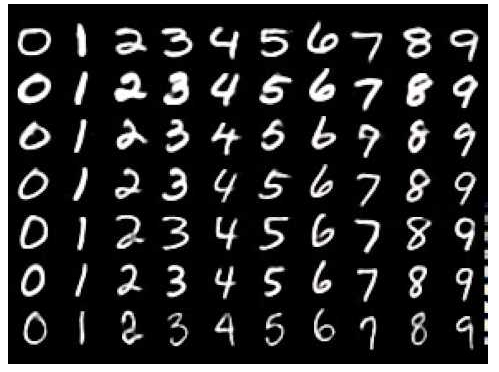
#> input picture train2.png, 499 x 372 px
$ python training_data.py
#> lines starting #> are read from the running program, lines starting #| are printed output that depends on the picture; after the words box and inside, x2 and y2 are one past the last pixel; in counts of white or black regions, pixels touching at a corner belong together
import cv2
import numpy as np
import sys

im=cv2.imread('train2.png')
#> im is the input picture: shape (372, 499, 3); mean B, G, R 46.6, 46.6, 46.6
im3= im.copy()
gray=cv2.cvtColor(im,cv2.COLOR_BGR2GRAY)
blur=cv2.GaussianBlur(gray,(5,5),0)
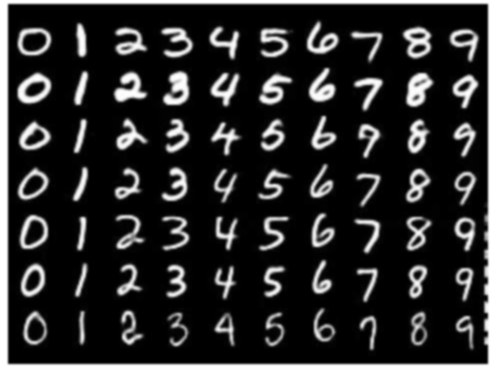
#> blur: shape (372, 499); min 0, max 255, mean 46.6
thresh= cv2.adaptiveThreshold(blur,255,1,1,11,2)
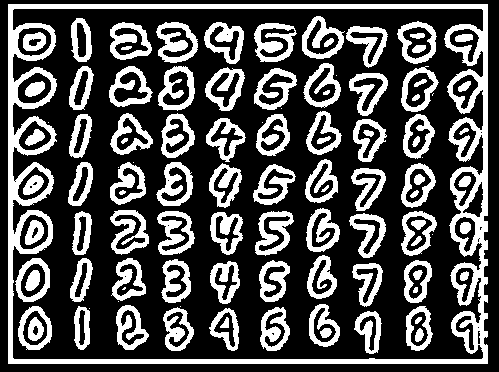
#> thresh: shape (372, 499); 31.6% white; 108 white regions (13 under 20 px)

contours, hierarchy=cv2.findContours(thresh,cv2.RETR_LIST,cv2.CHAIN_APPROX_SIMPLE)
#> contours = 202 contours, 36 with area under 20; largest, box (x1, y1, x2, y2) and area: (8, 4, 488, 364) 171648, (12, 8, 484, 360) 151418, (254, 23, 297, 62) 1272, (156, 22, 198, 63) 1228, (397, 21, 437, 64) 1224

samples=np.empty((0,100),np.float32)
responses=[]

keys=[i for i in range(48,58)]

for cnt in contours:

    if cv2.contourArea(cnt)>50:
        [x,y,w,h]=cv2.boundingRect(cnt)

        if h>28:

            cv2.rectangle(im,(x,y),(x+w,y+h),(0,0,255),2)
            roi= thresh[y:y+h,x:x+w]
            roismall=cv2.resize(roi,(10,10))
            cv2.imshow('norm',im)
            key=cv2.waitKey(0)


            if key==27:
                sys.exit()
#> (the program exits here)

$ run again, with test2.png copied over train2.png
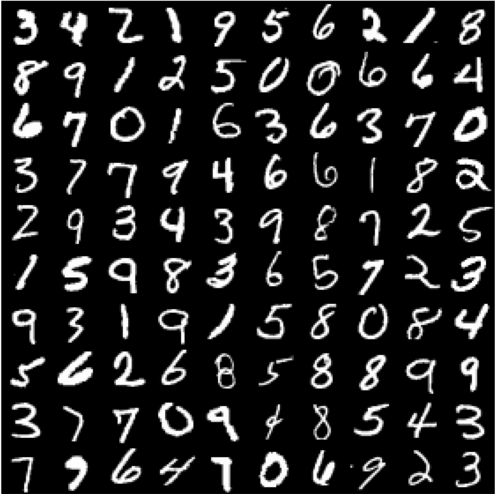
#> input picture test2.png, 495 x 494 px
#> im is the input picture: shape (494, 495, 3); mean B, G, R 34.3, 34.3, 34.3
#> `blur=cv2.GaussianBlur(gray,(5,5),0)`:
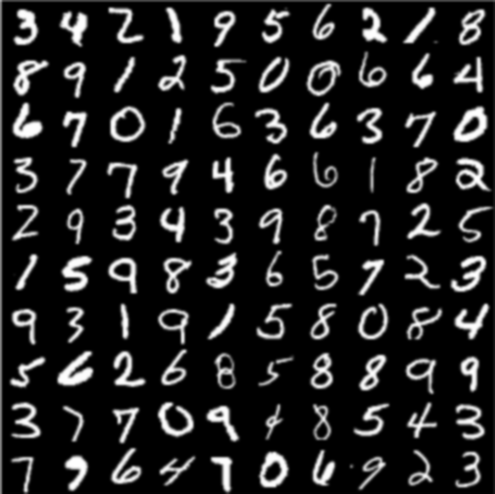
#> blur: shape (494, 495); min 0, max 255, mean 34
#> `thresh= cv2.adaptiveThreshold(blur,255,1,1,11,2)`:
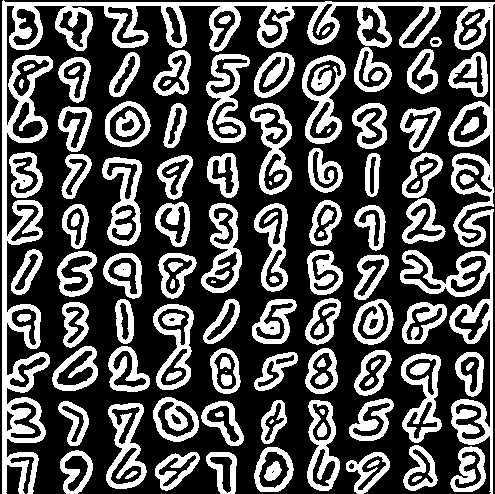
#> thresh: shape (494, 495); 33.6% white; 118 white regions (5 under 20 px)
#> contours = 235 contours, 18 with area under 20; largest, box (x1, y1, x2, y2) and area: (2, 0, 495, 494) 30786, (302, 55, 346, 144) 2546, (206, 54, 250, 143) 2382, (250, 103, 292, 195) 2278, (106, 403, 147, 489) 2212
